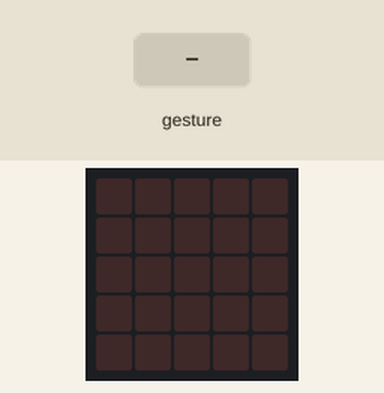
A program run on a simulated BBC micro:bit (MakeCode). Parts: the board's 5×5 LED display. Inputs (shaded band) come from the test bench.

Above: at 1.2 s.
1.3 s: sound turns loud
At 1.9 s:
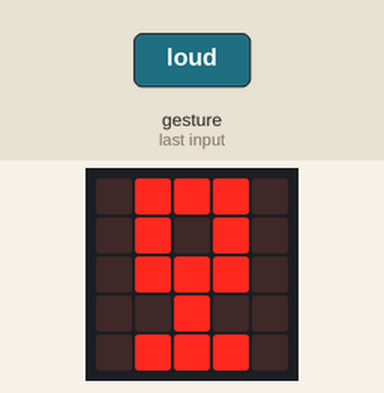
2.8 s: sound turns loud
At 4.2 s:
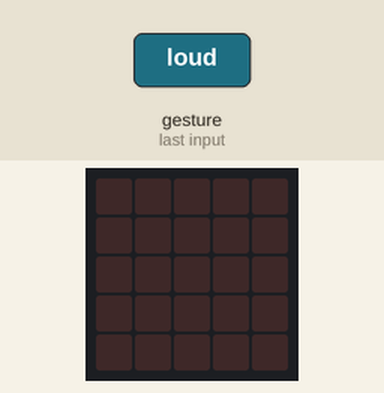
Timing chart, 0 to 5.8 s (numbered marks = the images above; inputs shaded):
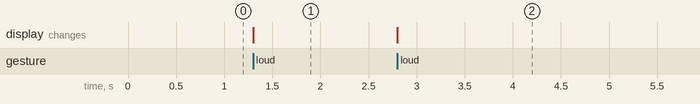

The program:

main.ts
```typescript
let SONIDO = false
input.onSound(DetectedSound.Loud, function () {
    SONIDO = !(SONIDO)
    if (SONIDO) {
        basic.showLeds(`
            . # # # .
            . # . # .
            . # # # .
            . . # . .
            . # # # .
            `)
    } else {
        basic.clearScreen()
    }
})
```

test.ts
```typescript
// aquí va el archivo "tests"; esto no se compilará cuando este paquete se utilice como una extensión.
```

Measured:
- after the input at 1.3 s, the display: changes at once (image 1)
- after the input at 2.8 s, the display: changes at once (image 2)
